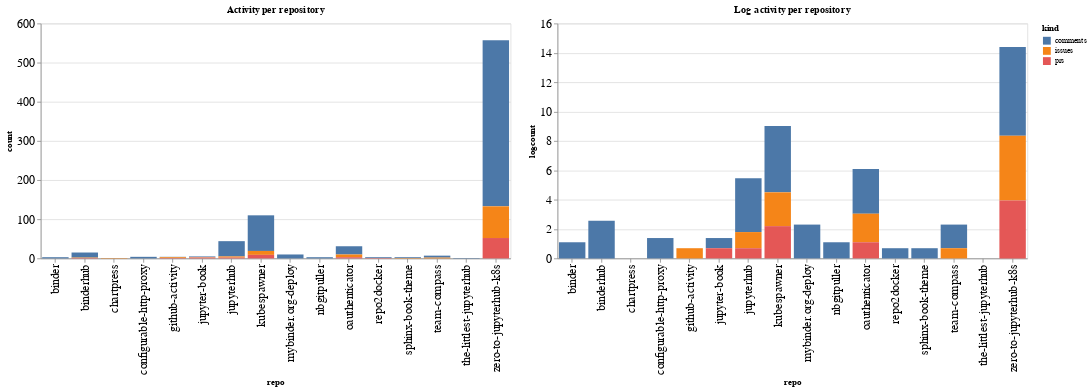

Notebook code cell kept with this figure:
### Code cell
ch1 = alt.Chart(repo_summaries, width=600, title="Activity per repository").mark_bar().encode(
    x='repo',
    y='count',
    color='kind',
    tooltip="kind"
)

ch2 = alt.Chart(repo_summaries, width=600, title="Log activity per repository").mark_bar().encode(
    x='repo',
    y='logcount',
    color='kind',
    tooltip="kind"
)

ch1 | ch2

### Figure 1 — Vega-Lite specification as saved in the notebook (floating-point values rounded to 4 significant figures)
{"config": {"axisLeft": {"labelFontSize": 15}, "axisBottom": {"labelFontSize": 15}}, "hconcat": [{"mark": "bar", "encoding": {"color": {"type": "nominal", "field": "kind"}, "tooltip": {"type": "nominal", "field": "kind"}, "x": {"type": "nominal", "field": "repo"}, "y": {"type": "quantitative", "field": "count"}}, "title": "Activity per repository", "width": 600}, {"mark": "bar", "encoding": {"color": {"type": "nominal", "field": "kind"}, "tooltip": {"type": "nominal", "field": "kind"}, "x": {"type": "nominal", "field": "repo"}, "y": {"type": "quantitative", "field": "logcount"}}, "title": "Log activity per repository", "width": 600}], "data": {"name": "data-76a750789e1a91c462c9bd6454b5ddbb"}, "$schema": "https://vega.github.io/schema/vega-lite/v4.8.1.json", "datasets": {"data-76a750789e1a91c462c9bd6454b5ddbb": [{"repo": "binder", "kind": "comments", "count": 3, "logcount": 1.099}, {"repo": "binderhub", "kind": "comments", "count": 13, "logcount": 2.565}, {"repo": "binderhub", "kind": "issues", "count": 1, "logcount": 0.0}, {"repo": "binderhub", "kind": "prs", "count": 1, "logcount": 0.0}, {"repo": "chartpress", "kind": "issues", "count": 1, "logcount": 0.0}, {"repo": "configurable-http-proxy", "kind": "comments", "count": 4, "logcount": 1.386}, {"repo": "github-activity", "kind": "comments", "count": 1, "logcount": 0.0}, {"repo": "github-activity", "kind": "issues", "count": 2, "logcount": 0.6931}, {"repo": "github-activity", "kind": "prs", "count": 1, "logcount": 0.0}, {"repo": "jupyter-book", "kind": "comments", "count": 2, "logcount": 0.6931}, {"repo": "jupyter-book", "kind": "issues", "count": 1, "logcount": 0.0}, {"repo": "jupyter-book", "kind": "prs", "count": 2, "logcount": 0.6931}, {"repo": "jupyterhub", "kind": "comments", "count": 39, "logcount": 3.664}, {"repo": "jupyterhub", "kind": "issues", "count": 3, "logcount": 1.099}, {"repo": "jupyterhub", "kind": "prs", "count": 2, "logcount": 0.6931}, {"repo": "kubespawner", "kind": "comments", "count": 91, "logcount": 4.511}, {"repo": "kubespawner", "kind": "issues", "count": 10, "logcount": 2.303}, {"repo": "kubespawner", "kind": "prs", "count": 9, "logcount": 2.197}, {"repo": "mybinder.org-deploy", "kind": "comments", "count": 10, "logcount": 2.303}, {"repo": "nbgitpuller", "kind": "comments", "count": 3, "logcount": 1.099}, {"repo": "oauthenticator", "kind": "comments", "count": 21, "logcount": 3.045}, {"repo": "oauthenticator", "kind": "issues", "count": 7, "logcount": 1.946}, {"repo": "oauthenticator", "kind": "prs", "count": 3, "logcount": 1.099}, {"repo": "repo2docker", "kind": "comments", "count": 2, "logcount": 0.6931}, {"repo": "repo2docker", "kind": "prs", "count": 1, "logcount": 0.0}, {"repo": "sphinx-book-theme", "kind": "comments", "count": 2, "logcount": 0.6931}, {"repo": "sphinx-book-theme", "kind": "issues", "count": 1, "logcount": 0.0}, {"repo": "team-compass", "kind": "comments", "count": 5, "logcount": 1.609}, {"repo": "team-compass", "kind": "issues", "count": 2, "logcount": 0.6931}, {"repo": "the-littlest-jupyterhub", "kind": "comments", "count": 1, "logcount": 0.0}, {"repo": "zero-to-jupyterhub-k8s", "kind": "comments", "count": 424, "logcount": 6.05}, {"repo": "zero-to-jupyterhub-k8s", "kind": "issues", "count": 81, "logcount": 4.394}, {"repo": "zero-to-jupyterhub-k8s", "kind": "prs", "count": 52, "logcount": 3.951}]}}
